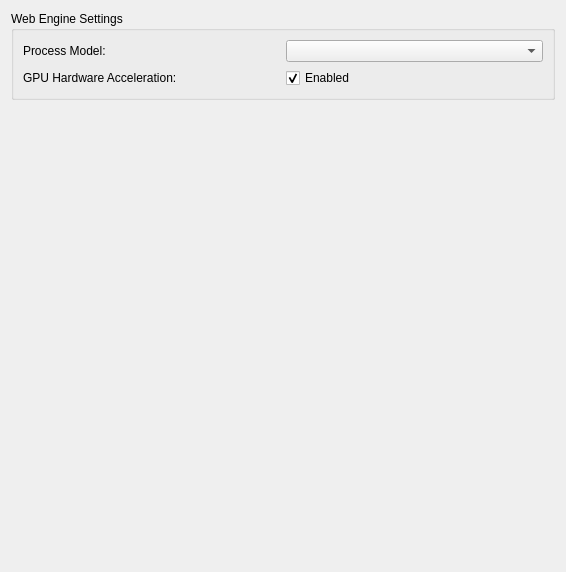
<?xml version="1.0" encoding="UTF-8"?>
<ui version="4.0">
 <class>AdvancedTab</class>
 <widget class="QWidget" name="AdvancedTab">
  <property name="geometry">
   <rect>
    <x>0</x>
    <y>0</y>
    <width>566</width>
    <height>572</height>
   </rect>
  </property>
  <property name="windowTitle">
   <string/>
  </property>
  <layout class="QVBoxLayout" name="verticalLayout">
   <item>
    <widget class="QGroupBox" name="groupBoxWebEngine">
     <property name="sizePolicy">
      <sizepolicy hsizetype="Preferred" vsizetype="Preferred">
       <horstretch>0</horstretch>
       <verstretch>0</verstretch>
      </sizepolicy>
     </property>
     <property name="title">
      <string>Web Engine Settings</string>
     </property>
     <layout class="QGridLayout" name="gridLayout">
      <item row="0" column="0">
       <widget class="QLabel" name="labelProcessModelStatic">
        <property name="text">
         <string>Process Model:</string>
        </property>
       </widget>
      </item>
      <item row="0" column="1">
       <widget class="QComboBox" name="comboBoxProcessModel">
        <property name="currentText">
         <string/>
        </property>
        <property name="currentIndex">
         <number>-1</number>
        </property>
       </widget>
      </item>
      <item row="1" column="0">
       <widget class="QLabel" name="labelDisableGPUStatic">
        <property name="text">
         <string>GPU Hardware Acceleration:</string>
        </property>
       </widget>
      </item>
      <item row="1" column="1">
       <widget class="QCheckBox" name="checkBoxDisableGPU">
        <property name="text">
         <string>Enabled</string>
        </property>
        <property name="checked">
         <bool>true</bool>
        </property>
       </widget>
      </item>
     </layout>
    </widget>
   </item>
   <item>
    <spacer name="verticalSpacer">
     <property name="orientation">
      <enum>Qt::Vertical</enum>
     </property>
     <property name="sizeHint" stdset="0">
      <size>
       <width>20</width>
       <height>40</height>
      </size>
     </property>
    </spacer>
   </item>
   <item>
    <spacer name="verticalSpacer_2">
     <property name="orientation">
      <enum>Qt::Vertical</enum>
     </property>
     <property name="sizeHint" stdset="0">
      <size>
       <width>20</width>
       <height>216</height>
      </size>
     </property>
    </spacer>
   </item>
  </layout>
 </widget>
 <resources/>
 <connections/>
</ui>
